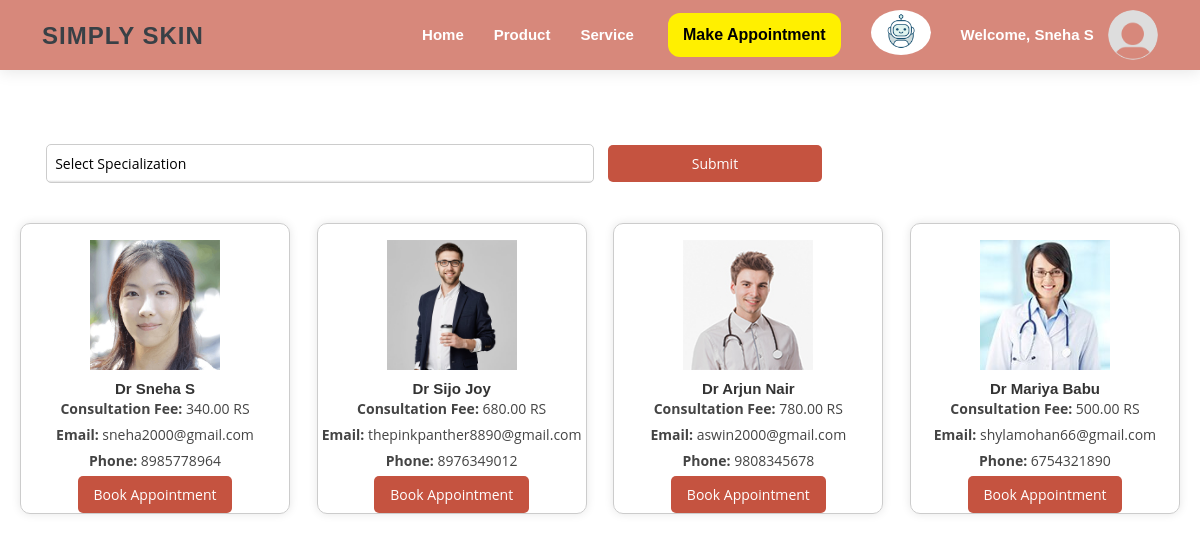
Screenshot of /appointment.html (signed in) with the database file from the repository.
### skin_app/models.py (models this page shows, shortened)
class CustomUser(AbstractUser):
    role = models.CharField(max_length=100, default="")
    first_name = models.CharField(max_length=100)
    last_name = models.CharField(max_length=100, blank=True, null=True)
    gender_choices = [
        ('male', 'Male'),
        ('female', 'Female'),
        ('other', 'Other'),
    ]
    gender = models.CharField(max_length=6, choices=gender_choices, blank=True)

class DoctorProfile(models.Model):
    user = models.OneToOneField(CustomUser, on_delete=models.CASCADE)
    profile_picture = models.ImageField(upload_to='profile_pics/', blank=True, null=True)
    id_proof_image = models.ImageField(upload_to='id_proof_images/', blank=True, null=True)
    phonenumber = models.CharField(max_length=15, blank=True, null=True)
    address = models.CharField(max_length=255,blank=True, null=True)
    dob = models.DateField(blank=True, null=True)
    age = models.IntegerField(blank=True, null=True)
    state = models.CharField(max_length=100, blank=True, null=True)
    city=models.CharField(max_length=100,blank=True, null=True)
    pdf_certificate_1 = models.FileField(upload_to='pdf_certificates/', blank=True, null=True)
    pdf_certificate_2 = models.FileField(upload_to='pdf_certificates/', blank=True, null=True)
    pdf_certificate_3 = models.FileField(upload_to='pdf_certificates/', blank=True, null=True)
    consultation_fee = models.DecimalField(max_digits=8, decimal_places=2, blank=True, null=True)  # Add this line

### skin_app/views.py (the view)
# urls.py: path('appointment.html', views.appointment, name='appointment'),
def appointment(request):
    user_profile, created = UserProfile.objects.get_or_create(user=request.user)
    selected_specialization = request.GET.get('specializations', None)
    if request.method == 'GET' and selected_specialization:
        doctors = CustomUser.objects.filter(role='Doctor', specializations__specializations=selected_specialization)
    else:
        doctors = CustomUser.objects.filter(role='Doctor')
    specializations = Specializations.objects.all()
    leave_data = get_leave_data()
    today = datetime.now().strftime('%Y-%m-%d')
    for doctor in doctors:
        doctor.on_leave = today in leave_data.get(doctor.id, [])
    return render(request, 'appointment.html', {'doctors': doctors, 'user_profile': user_profile, 'specializations': specializations, 'selected_specialization': selected_specialization})

### skin_app/views.py (called while the page is built)
def get_leave_data():
    leave_data = {}
    leave_objects = DoctorLeave.objects.all()
    for leave_object in leave_objects:
        doctor_id = leave_object.doctor.id
        leave_date = leave_object.date.strftime('%Y-%m-%d')
        if doctor_id not in leave_data:
            leave_data[doctor_id] = []
        leave_data[doctor_id].append(leave_date)
    return leave_data

### templates/appointment.html (shortened to what this page needs)
{% load static %}
<!DOCTYPE html>
<html lang="en">
<head>
</head>
<body>
    {% include 'home.html'%}
    {% if user.is_authenticated %}
    <br><br><br><br><br><br>
    <form method="get" action="{% url 'appointment' %}">
        <div class="container te">
            <select name="specializations" class="fi" required>
                <option value="">Select Specialization</option>
            </select>
            <button type="submit" class="submit-button" id="book-app">Submit</button>
        </div>
    </form>
    <div id="doctor-cards" class="io">
        {% for doctor in doctors %}
        <div class="col-m">
            <div class="car">
                <div class="profile-picture rounded-circle mx-auto mt-3">
                    {% if doctor.doctorprofile.profile_picture %}
                    <img src="{{ doctor.doctorprofile.profile_picture.url }}" class="card-img" alt="{{ doctor.first_name }} Profile P">
                    {% else %}
                    <img src="{% static 'path/to/default/profile_picture.png' %}" class="card-img" alt="{{ doctor.first_name }} Profile P">
                    {% endif %}
                </div>
                <div class="card-body text-center">
                    <h5 class="card-title" style="font-size: 15px; font-weight: bold; color: #333;"> Dr {{ doctor.first_name }} {{ doctor.last_name }}</h5>
                    <p><strong>Consultation Fee:</strong> {% if doctor.doctorprofile.consultation_fee %}{{ doctor.doctorprofile.consultation_fee }} RS {% else %}Not specified{% endif %}</p>
                    <p><strong>Email:</strong> {{ doctor.email }}</p>
                    <p><strong>Phone:</strong> {{ doctor.doctorprofile.phonenumber }}</p>
                    {% if not doctor.on_leave %}
                    <a href="{% url 'book_appointment' doctor.id %}" class="btn-o" id="book">Book Appointment</a>
                    {% else %}
                    <p class="text-danger">Not Available (On Leave)</p>
                    {% endif %}
                </div>
            </div>
        </div>
        {% endfor %}
    </div>
    {% endif %}
</body>
</html>

### templates/home.html (shortened to what this page needs)
{% load static %}
<!DOCTYPE html>
<html lang="en">
<head>
  <link rel="stylesheet" href="{% static '/https://cdnjs.cloudflare.com/ajax/libs/font-awesome/5.15.3/css/all.min.css'%}">
  <link href="{% static '/assets/vendor/bootstrap/css/bootstrap.min.css'%}" rel="stylesheet">
  <link href="{% static '/assets/vendor/bootstrap-icons/bootstrap-icons.css'%}" rel="stylesheet">
  <link href="{% static '/assets/vendor/boxicons/css/boxicons.min.css'%}" rel="stylesheet">
  <link href="{% static '/assets/vendor/glightbox/css/glightbox.min.css'%}" rel="stylesheet">
  <link href="{% static '/assets/vendor/swiper/swiper-bundle.min.css'%}" rel="stylesheet">
  <link href="{% static '/assets/css/style.css'%}" rel="stylesheet">
</head>
<body>
  <header id="header" class="fixed-top d-flex align-items-center">
    <div class="container d-flex align-items-center">
      <div class="logo me-auto">
        <h1><a href="{% static '/index.html'%}" style="font-size: 24px;">SIMPLY SKIN</a></h1>
      </div>
      <nav id="navbar" class="navbar order-last order-lg-0">
        <ul>
          <li><a class="nav-link scrollto active" href="{% url 'userdashboard' %}">Home</a></li>
          <li><a class="nav-link scrollto" href="{% url 'display_product' %}">Product</a></li>
          <li><a class="nav-link scrollto" href="{% url 'service_list' %}">Service</a></li>
        </ul>
        {% if user.is_authenticated %}
        <ul>
          <li>
              <a href="{% url 'appointment' %}">
                  &nbsp;<button class="button-32" id="button-32" role="button">Make Appointment</button>
              </a>
          </li>
      </ul>
      <ul>
        <li>
          <a href="{% url 'chatgpt' %}" style="display: inline-block; border-radius: 50%; overflow: hidden;">
            <img src="{% static 'assets/img/bot.gif' %}" alt="Bot Icon" style="width: 60px; height: auto; vertical-align: middle; border-radius: 50%;">
        </a>
          </li>
        <ul>
          <li class="dropdown">
              <a class="nav-link scrollto" href="#" id="usernameDropdown" name="profile_picture" role="button" data-toggle="dropdown" aria-haspopup="true" aria-expanded="false">
                  <strong> Welcome, {{ user.first_name }} {{ user.last_name }}</strong> <i class="bi bi-caret-down"></i>
                  <div class="profile-picture-round">
                    {% if user_profile.profile_picture %}
                      <img src="{{ user_profile.profile_picture.url }}" alt="User Profile Picture">
                    {% else %}
                      <img src="{% static '/assets/img/profile_default.png' %}" alt="Default Profile Picture">
                    {% endif %}
                  </div>
                </a>
     {% endif %}
    </nav>
  </div>
  </header>

### static/assets/css/style.css (style rules this page uses)
body { font-family: "Open Sans", sans-serif; color: #444444; }
a { color: #3498db; text-decoration: none; }
h1, h2, h3, h4, h5, h6 { font-family: "Raleway", sans-serif; }
#header { height: 70px; transition: all 0.5s; z-index: 997; transition: all 0.5s; background: #fff; box-shadow: 0px 2px 15px rgba(0, 0, 0, 0.1); }
#header .logo h1 { font-size: 28px; margin: 0; font-weight: 600; letter-spacing: 1px; text-transform: uppercase; color: #384046; }
#header .logo h1 a, #header .logo h1 a:hover { color: #384046; text-decoration: none; }
.navbar { padding: 0; }
.navbar ul { margin: 0; padding: 0; display: flex; list-style: none; align-items: center; }
.navbar li { position: relative; }
.navbar a, .navbar a:focus { display: flex; align-items: center; justify-content: space-between; padding: 10px 0 10px 30px; font-family: "Poppins", sans-serif; font-size: 16px; font-weight: 500; color: #4f5a62; white-space: nowrap; transition: 0.3s; }
.navbar a i, .navbar a:focus i { font-size: 12px; line-height: 0; margin-left: 5px; }
.navbar a:hover, .navbar .active, .navbar .active:focus, .navbar li:hover>a { color: #3498db; }

### templates/appointment.html (style rules this page uses)
.fi { display: inline-block; width: calc(50% - 10px); padding: 8px; margin-bottom: 20px; border: 1px solid #ccc; border-radius: 5px; font-size: 14px; appearance: none; background-color: #fff; background-image: linear-gradient(to bottom, #ffffff 0%, #e0e0e0 100%); background-size: 100% 2px; background-position: 0 100%; background-repeat: no-repeat; padding-right: 30px; }
.fi option { font-size: 14px; }
.submit-button { display: inline-block; width: calc(20% - 10px); padding: 8px; margin-left: 10px; background-color: #c55340; color: white; border: none; border-radius: 5px; font-size: 14px; cursor: pointer; }
.io { display: flex; flex-wrap: wrap; justify-content: space-between; padding: 20px; }
.col-m { width: calc(25% - 20px); margin-bottom: 20px; }
.car { border: 1px solid #ccc; border-radius: 10px; overflow: hidden; box-shadow: 0 0 10px rgba(0, 0, 0, 0.1); }
.profile-picture { width: 130px; height: 130px; border-radius: 70%; margin: 10px auto; }
.card-body { padding: 20px; }
.card-title { font-size: 18px; margin-bottom: 10px; }
.card-body p { font-size: 14px; margin-bottom: 5px; }
.btn-o { display: inline-block; background-color: #c55340; color: white; padding: 8px 16px; border: none; border-radius: 5px; text-decoration: none; font-size: 14px; transition: background-color 0.3s; }

### templates/home.html (style rules this page uses)
.profile-picture-round { width: 50px; height: 50px; border-radius: 50%; overflow: hidden; }
.profile-picture-round img { width: 100%; height: 100%; object-fit: cover; }
.button-32 { background-color: #fff000; border-radius: 12px; color: #000; cursor: pointer; font-weight: bold; padding: 10px 15px; text-align: center; transition: 200ms; width: 100%; box-sizing: border-box; border: 0; font-size: 16px; user-select: none; -webkit-user-select: none; touch-action: manipulation; }
#header { background-color: #d7887b; }
#header a { color: white; font-weight: bold; font-size: 15px; }

### rows the page displays
CustomUser: first_name "Sneha", last_name "S", doctorprofile.profile_picture (picture), doctorprofile.consultation_fee "340.00", email "sneha2000@gmail.com", doctorprofile.phonenumber "8985778964", shows "Book Appointment"
CustomUser: doctorprofile.profile_picture (picture), first_name "Sijo", last_name "Joy", doctorprofile.consultation_fee "680.00", email "thepinkpanther8890@gmail.com", doctorprofile.phonenumber "8976349012", shows "Book Appointment"
CustomUser: doctorprofile.profile_picture (picture), first_name "Arjun", last_name "Nair", doctorprofile.consultation_fee "780.00", email "aswin2000@gmail.com", doctorprofile.phonenumber "9808345678", shows "Book Appointment"
CustomUser: doctorprofile.profile_picture (picture), first_name "Mariya", last_name "Babu", doctorprofile.consultation_fee "500.00", email "shylamohan66@gmail.com", doctorprofile.phonenumber "6754321890", shows "Book Appointment"
